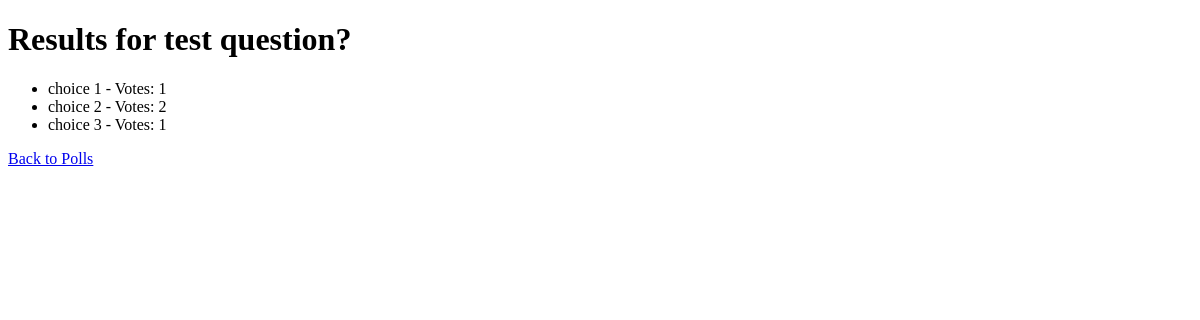
/polls/1/results/, run on an earlier commit of the app's database.
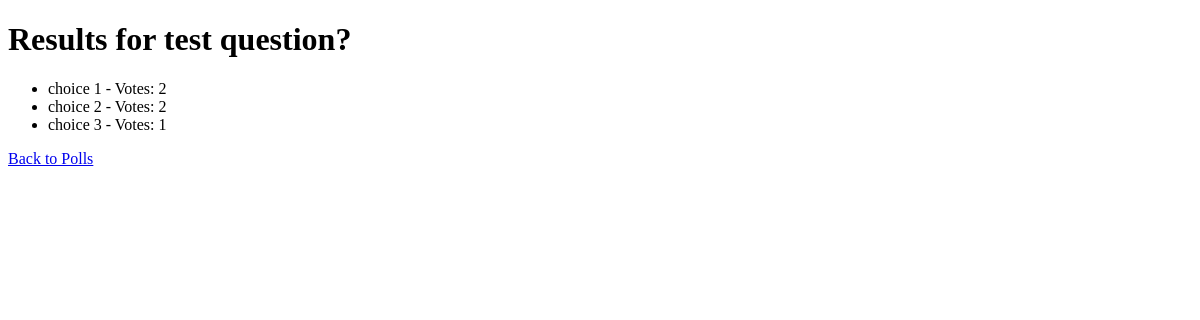
And on a later commit of the database.
### polls/models.py (models this page shows)
class Poll(models.Model):
    question = models.CharField(max_length=200)
    pub_date = models.DateTimeField('date published')

class Choice(models.Model):
    poll = models.ForeignKey(Poll, on_delete=models.CASCADE)
    choice_text = models.CharField(max_length=200)
    votes = models.IntegerField(default=0)

### polls/views.py (the view)
# urls.py: path('<int:poll_id>/results/', views.results, name='results'),
def results(request, poll_id):
    poll = get_object_or_404(Poll, pk=poll_id)
    return render(request, 'polls/results.html', {'poll': poll})

### polls/templates/polls/results.html (shortened to what this page needs)
<!DOCTYPE html>
<html>
  <head>
  </head>
  <body>
    <h1>Results for {{ poll.question }}</h1>
    <ul>
      {% for choice in poll.choice_set.all %}
      <li>{{ choice.choice_text }} - Votes: {{ choice.votes }}</li>
      {% endfor %}
    </ul>
    <a href="{% url 'polls:index' %}">Back to Polls</a>
  </body>
</html>

What changed in the data, as far as the page shows it:
changed Choice "choice 1": votes "1" → "2"
